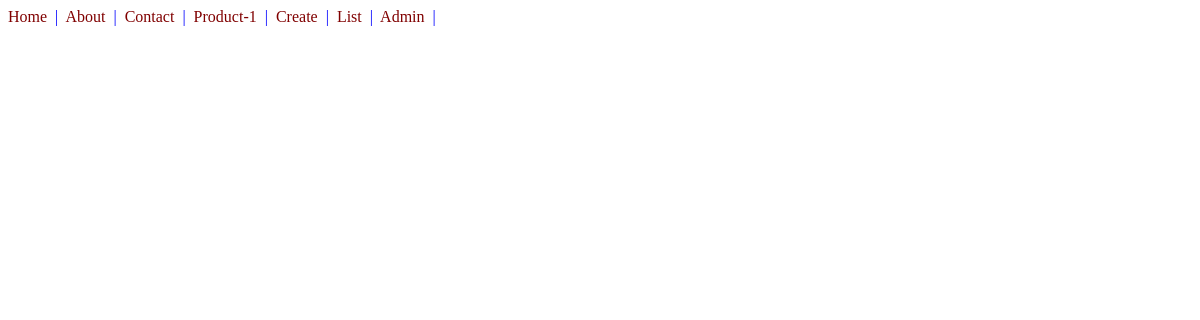
The page /blogs/ on the database as committed earlier.
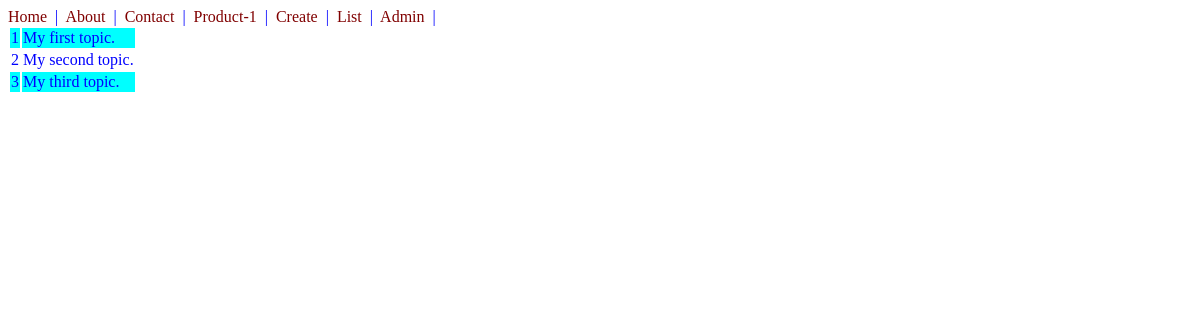
The same page on the database as committed later.
### blogs/models.py (models this page shows)
class Blog(models.Model):
    topic = models.CharField(max_length=120)

### blogs/views.py (the view)
# urls.py: path("blogs/", blog_list_view),
def blog_list_view(request):
    queryset =  Blog.objects.all()
    context = {
        "object_list":queryset
    }
    return render(request, "blogs/blogs_list_view.html", context)

### blogs/templates/blogs/blogs_list_view.html
{% extends 'base.html' %}
{% block content %}
{% load static %}
<table>
{% for blog in object_list %}
    {% cycle 'row1' 'row2' as rowcolors silent %}
    <tr class="{{ rowcolors }}">
        <td>{{blog.id}}</td>
        <td>{{blog.topic}}</td>
    </tr>
{% endfor %}
</table>
{% endblock %}

Rows that differ between the two databases and show on the page:
added Blog: id "1", topic "My first topic."
added Blog: id "2", topic "My second topic."
added Blog: id "3", topic "My third topic."
